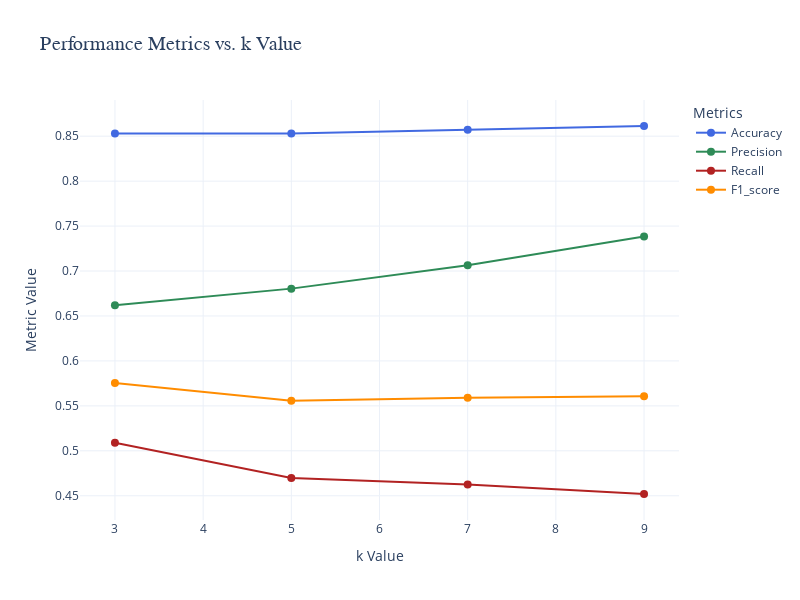

Notebook code cell kept with this figure:
### Code cell
plot_knn_metrics(k_values, minkowski_results_df)

### Figure 1 — Plotly figure (JSON) as saved in the notebook; plotly's stock layout.template omitted (floating-point values rounded to 4 significant figures)
{"data": [{"line": {"color": "royalblue", "width": 2}, "marker": {"color": "royalblue", "size": 8}, "mode": "lines+markers", "name": "Accuracy", "type": "scatter", "x": [3, 5, 7, 9], "y": [0.853, 0.853, 0.8571, 0.8613]}, {"line": {"color": "seagreen", "width": 2}, "marker": {"color": "seagreen", "size": 8}, "mode": "lines+markers", "name": "Precision", "type": "scatter", "x": [3, 5, 7, 9], "y": [0.662, 0.6804, 0.7065, 0.7384]}, {"line": {"color": "firebrick", "width": 2}, "marker": {"color": "firebrick", "size": 8}, "mode": "lines+markers", "name": "Recall", "type": "scatter", "x": [3, 5, 7, 9], "y": [0.5089, 0.4698, 0.4626, 0.452]}, {"line": {"color": "darkorange", "width": 2}, "marker": {"color": "darkorange", "size": 8}, "mode": "lines+markers", "name": "F1_score", "type": "scatter", "x": [3, 5, 7, 9], "y": [0.5755, 0.5558, 0.5591, 0.5607]}], "layout": {"height": 600, "legend": {"title": {"text": "Metrics"}}, "title": {"font": {"family": "Arial, sans-serif", "size": 20}, "text": "Performance Metrics vs. k Value"}, "width": 800, "xaxis": {"title": {"text": "k Value"}}, "yaxis": {"title": {"text": "Metric Value"}}}}
